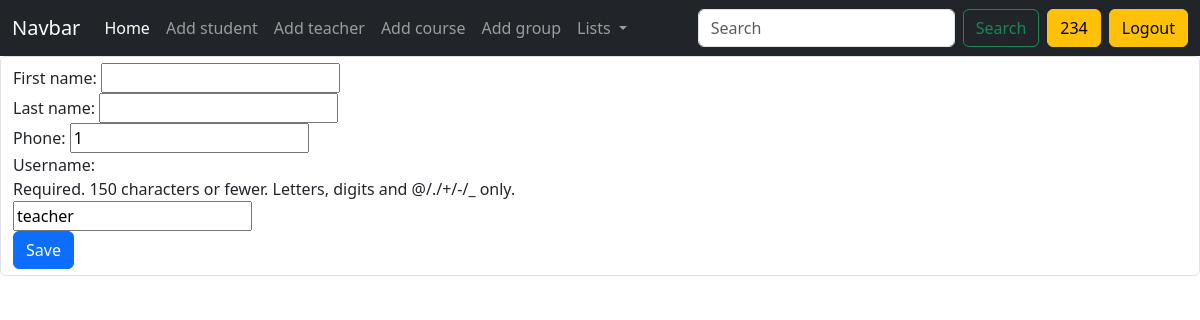
Screenshot of /edit-teacher/2/ (signed in) with the database file from the repository.
### users/models.py (models this page shows, shortened)
class CustomUser(AbstractUser):
    groups = models.ManyToManyField(
        'auth.Group',
        related_name='customuser_set',  # related_name bilan to'qnashuv oldini olish
        blank=True
    )
    user_permissions = models.ManyToManyField(
        'auth.Permission',
        related_name='customuser_set_permissions',  # related_name bilan to'qnashuv oldini olish
        blank=True
    )

class Teacher(CustomUser):
    rating = models.IntegerField(default=1)
    salary = models.IntegerField(default=0)
    phone = models.CharField(max_length=13)

### users/views.py (the view)
# urls.py: path('edit-teacher/<int:id>/', edit_teacher_view, name='edit_teacher')
def edit_teacher_view(request, id):
    teacher = Teacher.objects.get(id=id)
    if request.method == 'POST':
        form = EditTeacherForm(request.POST, instance=teacher)
        if form.is_valid():
            form.save()
            return redirect('teachers')
    form = EditTeacherForm(instance=teacher)
    return render(request, 'edit_teacher.html', {'form': form})

### users/forms.py
class EditTeacherForm(forms.ModelForm):
    class Meta:
        model = Teacher
        fields = ['first_name', 'last_name', 'phone', 'username']

### templates/edit_teacher.html (shortened to what this page needs)
{% extends 'base.html' %}
{% block content %}
<form method="post" class="form-control">
  {{ form }}
  <button type="submit" class="btn btn-primary">Save</button>
</form>
{% endblock %}

### templates/base.html (shortened to what this page needs)
<!doctype html>
<html lang="en">
<head>
    <link href="https://cdn.jsdelivr.net/npm/bootstrap@5.3.3/dist/css/bootstrap.min.css" rel="stylesheet"
>
</head>
<body>
<nav class="navbar navbar-expand-lg navbar-dark bg-dark">
    <div class="container-fluid">
        <a class="navbar-brand" href="#">Navbar</a>
        <div class="collapse navbar-collapse" id="navbarSupportedContent">
            <ul class="navbar-nav me-auto mb-2 mb-lg-0">
                <li class="nav-item">
                    <a class="nav-link active" aria-current="page" href="#">Home</a>
                </li>
                <li class="nav-item">
                    <a class="nav-link" href="{% url 'add_student' %}">Add student</a>
                </li>
                <li class="nav-item">
                    <a class="nav-link" href="{% url 'add_teacher' %}">Add teacher</a>
                </li>
                <li class="nav-item">
                    <a class="nav-link" href="{% url 'add_course' %}">Add course</a>
                </li>
                <li class="nav-item">
                    <a class="nav-link" href="{% url 'add_group' %}">Add group</a>
                </li>
                <li class="nav-item dropdown">
          <a class="nav-link dropdown-toggle" href="#" role="button" data-bs-toggle="dropdown" aria-expanded="false">
            Lists
          </a>
        </li>
            </ul>
            <form class="d-flex">
                <input class="form-control me-2" type="search" placeholder="Search" aria-label="Search">
                <button class="btn btn-outline-success" type="submit">Search</button>
                {% if request.user.is_authenticated %}
                <a href="" class="btn btn-warning mx-2">{{ request.user.username }}</a>
                <a href="{% url 'logout' %}" class="btn btn-warning">Logout</a>
                {% endif %}
            </form>
        </div>
    </div>
</nav>
{% block content %}
{% endblock %}
</body>
</html>

### rows the page displays
CustomUser: user.username "234"
Teacher: phone "1"
CustomUser: username "teacher"
